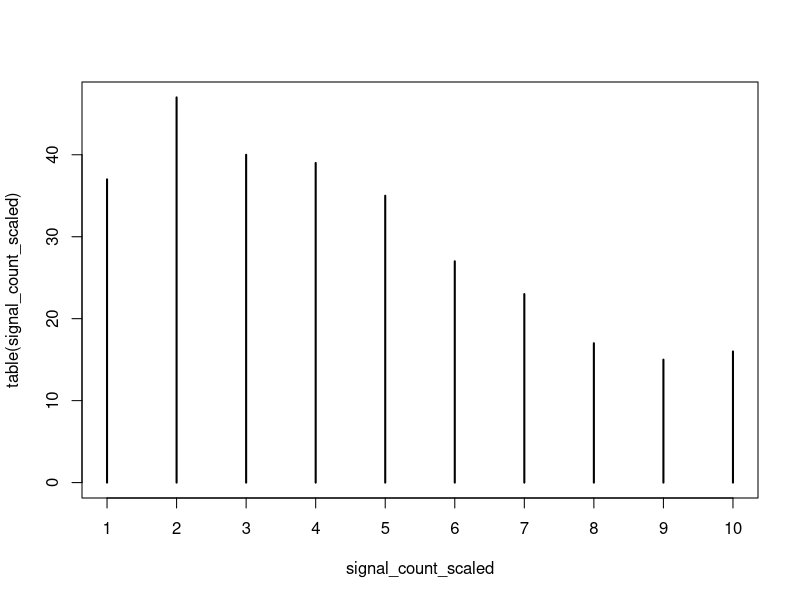

R code for this plot:
# Noise generator

###############################################################
######################### Functions ###########################
###############################################################


Random_signal <- function(scale = 10, skewness = sample(1:(scale - 1), 1), intensity = 0.03, count = 10000){
  seeds <- runif(scale, 0, 1)
  signal_pool <- seeds/sum(seeds)
  signal_max <- max(signal_pool)
  signal_tails <- signal_pool[-which(signal_pool == signal_max)]
  group_index <- sample(2:scale - 1, skewness)
  signal_tail_right <- sort(signal_tails[group_index], decreasing = T)
  signal_tail_left <- sort(signal_tails[-group_index])
  signal_pro <- c(signal_tail_left, signal_max, signal_tail_right)
  signal_count <- sample(1:scale, count, replace = T, prob = signal_pro)
  signal_freq <- table(signal_count)
  print(signal_freq)
  signal_count_scaled <- unlist(sapply(1:scale, function(index){rep(index, unname(signal_freq)[index] * intensity)}))
  plot(table(signal_count_scaled))
  return(list(signal_count_scaled))
}

Random_signal(skewness = 8)

